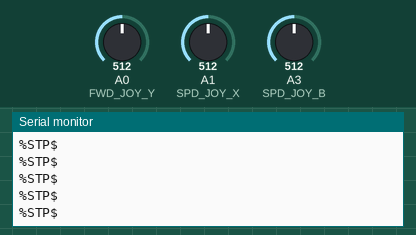
Recording of a sketch running on a simulated Arduino Uno, built with avr-gcc and run on an emulated ATmega328P. Shown: the last lines printed to the serial monitor. Inputs (shaded band) come from the test bench; at power-on: A0 (FWD_JOY_Y) = 512, A1 (SPD_JOY_X) = 512, A3 (SPD_JOY_B) = 512.

Above: at 1.2 s.
1.3 s: A0 (FWD_JOY_Y) set to 582
2.8 s: A0 (FWD_JOY_Y) set to 613
At 2.84 s:
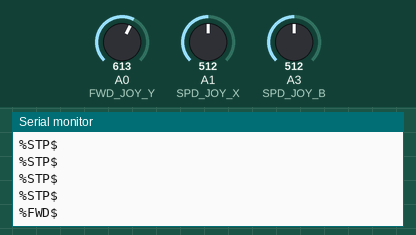
4.7 s: A1 (SPD_JOY_X) set to 586
At 4.7 s:
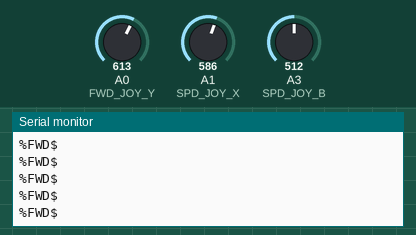
6.2 s: A1 (SPD_JOY_X) set to 607
At 6.26 s:
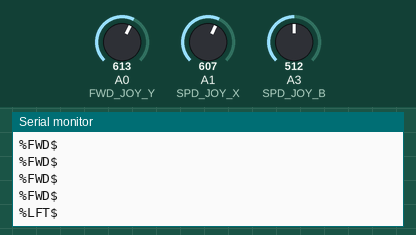
7.8 s: A3 (SPD_JOY_B) set to 6
At 7.83 s:
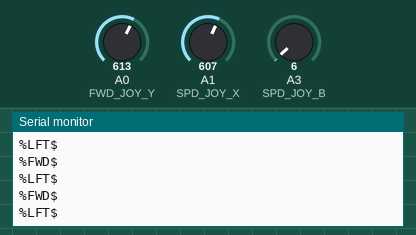
9.3 s: A3 (SPD_JOY_B) set to 3
At 9.35 s:
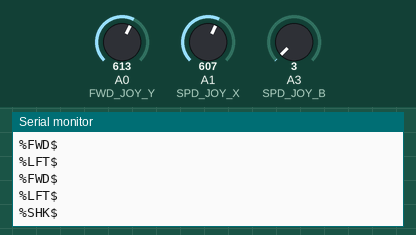

Measured:
- the behaviour switches between 600 and 601 on A0 (FWD_JOY_Y) (found by bisection; images 0 and 1)
- the behaviour switches between 600 and 601 on A1 (SPD_JOY_X) (found by bisection; images 2 and 3)
- the behaviour switches between 5 and 4 on A3 (SPD_JOY_B) (found by bisection; images 4 and 5)
- after the input at 2.8 s, the serial monitor: prints a new line at once (image 1)
- after the input at 6.2 s, the serial monitor: prints a new line after 0.05 s (image 3)
- after the input at 9.3 s, the serial monitor: prints a new line at once (image 5)

The sketch:

poc_joystick_v1.ino
```cpp
// #include <Wire.h>
//#include "Rp6.h"
#define KEY_INPUT 6
#define FWD_JOY_Y A0
#define SPD_JOY_X A1
#define SPD_JOY_Y A2
#define SPD_JOY_B A3

/*
   square joystick deadzones: x ~530, y ~540
   round joystrick deadzones: x -505, y -516

   button deadzone = ~500 nominal, 0 when pressed, or <5 at least.

   FWD_JOY is exclusively for making the robot go forwards and backwards (Y-Axis)
   SPD_JOY is for going right or left (X-axis) and for increasing or decreasing the speed (Y-axis)

*/

/*
   Theoretically this works fine with the RP6. To control it via the computer, all you need is:
 * * add serial
 * * instead of the Rp6. commands in RobotController(), print these commands (or your own protocol)
     into the serial, then

*/

enum robotMovement {
  forward,
  backward,
  none
};

enum robotDirection {
  left,
  right,
  straight
};

robotMovement robMovement = none;
robotDirection robDirection = straight;
int robotSpeed = 0;
int shankStatus = 0;
void setup() {
  Serial.begin(9600);
  //Rp6.begin();
  //digitalWrite(SHANK_BTN, HIGH);

  //Serial.write("setup");

  /* emergency stop maybe?
    pinMode(KEY_INPUT, INPUT);
    digitalWrite(KEY_INPUT, HIGH);
  */
}

void loop() {
  //Serial.write("loop");
  CheckForwardBackward();
  CheckLeftRight();
  CheckButton();
//  CheckSpeed();
  RobotController();
  delay(50);
}

/*
   These functions read the appropriate analog port and then changes the enums and speed.
   Speed is constrained because speed is a byte in the RP6 code.

   Still need to account for turning, though I'm not sure whether to do that here or in th RP6 code.
   Kind of want to keep that one a dummy slave.

*/

void CheckForwardBackward() {
  int joyValue = analogRead(FWD_JOY_Y);

  if (joyValue > 600) {
    robMovement = forward;
  }
  else if (joyValue < 400) {
    robMovement = backward;
  }
  else {
    robMovement = none;
  }

}
// RobotDirection* robDirection
// functie-pointers?
void CheckLeftRight() {
  int joyValue = analogRead(SPD_JOY_X);

  if (joyValue > 600) {
    robDirection = right;
  }
  else if ( joyValue < 400) {
    robDirection = left;
  }
  else {
    robDirection = straight;
  }

}
/*
void CheckSpeed() {
  int joyValue = analogRead(SPD_JOY_Y);

  if (joyValue > 600) {
    robotSpeed += 10;

    if (robotSpeed > 254) {
      robotSpeed = 254;
    }
  }
  else if (joyValue < 490) {
    robotSpeed -= 10;

    if (robotSpeed < 0) {
      robotSpeed = 0;
    }
  }
  ;
}

/*
   This function collects all the data and passes it on to the RP6.
   Problem as it is now is that you can't change direction and move at the same time.
*/

void RobotController() {

  //Rp6.moveAtSpeed(robotSpeed, robotSpeed);
  //Serial.write("hoi");

  if (robMovement == forward) {
    Serial.write("%FWD$\n");

  }
  else if (robMovement == backward) {
    Serial.write("%BKW$\n");
  }

  if (robDirection == straight) {
    // Rp6.changeDirection(RP6_FORWARD);
  }
  else if (robDirection == left) {
    Serial.write("%RGT$\n");
  }
  else if (robDirection == right) {
    Serial.write("%LFT$\n");
  }

  if (robMovement == none && robDirection == straight) {
    Serial.write("%STP$\n");
  }

  if(shankStatus == 1){
    Serial.write("%SHK$\n");
    shankStatus = 0;
  }

}

void CheckButton(){
  int buttonValue = analogRead(SPD_JOY_B);
  if(shankStatus == 0 && buttonValue < 5){
    shankStatus = 1;
  }
}
```
